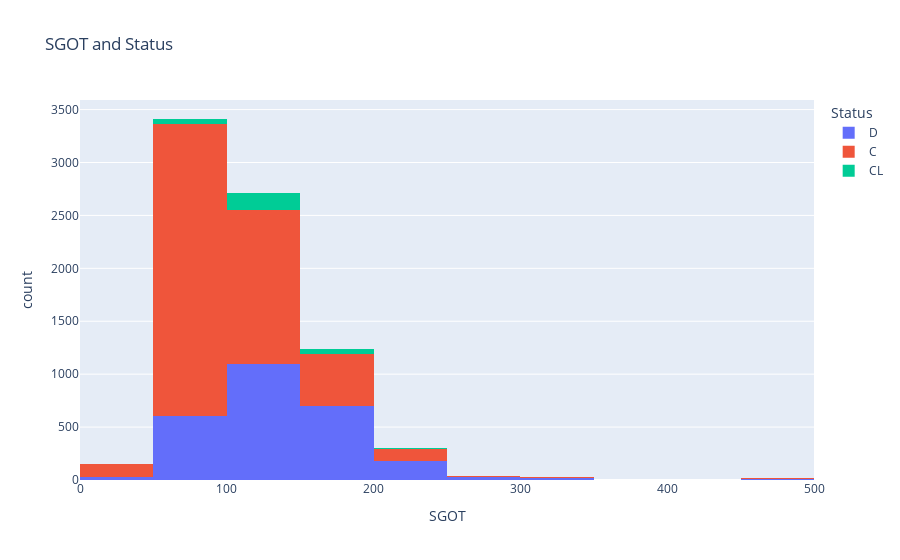

The cell this chart's notebook holds for it:
### Code cell
fig = px.histogram(df, x='SGOT',
                  color='Status',
                  title= 'SGOT and Status',
                  nbins=20)
fig.show()

### Figure 1 — Plotly figure (JSON) as saved in the notebook; plotly's stock layout.template omitted (floating-point values rounded to 4 significant figures; data arrays with more than 128 entries replaced by an {"elided": "..."} marker saying what was removed)
{"data": [{"alignmentgroup": "True", "bingroup": "x", "hovertemplate": "Status=D<br>SGOT=%{x}<br>count=%{y}<extra></extra>", "legendgroup": "D", "marker": {"color": "#636efa", "pattern": {"shape": ""}}, "name": "D", "nbinsx": 20, "offsetgroup": "D", "orientation": "v", "showlegend": true, "type": "histogram", "x": {"elided": "2665 float values"}, "xaxis": "x", "yaxis": "y"}, {"alignmentgroup": "True", "bingroup": "x", "hovertemplate": "Status=C<br>SGOT=%{x}<br>count=%{y}<extra></extra>", "legendgroup": "C", "marker": {"color": "#EF553B", "pattern": {"shape": ""}}, "name": "C", "nbinsx": 20, "offsetgroup": "C", "orientation": "v", "showlegend": true, "type": "histogram", "x": {"elided": "4965 float values"}, "xaxis": "x", "yaxis": "y"}, {"alignmentgroup": "True", "bingroup": "x", "hovertemplate": "Status=CL<br>SGOT=%{x}<br>count=%{y}<extra></extra>", "legendgroup": "CL", "marker": {"color": "#00cc96", "pattern": {"shape": ""}}, "name": "CL", "nbinsx": 20, "offsetgroup": "CL", "orientation": "v", "showlegend": true, "type": "histogram", "x": {"elided": "275 float values"}, "xaxis": "x", "yaxis": "y"}], "layout": {"barmode": "relative", "legend": {"title": {"text": "Status"}, "tracegroupgap": 0}, "title": {"text": "SGOT and Status"}, "xaxis": {"anchor": "y", "domain": [0, 1], "title": {"text": "SGOT"}}, "yaxis": {"anchor": "x", "domain": [0, 1], "title": {"text": "count"}}}}
